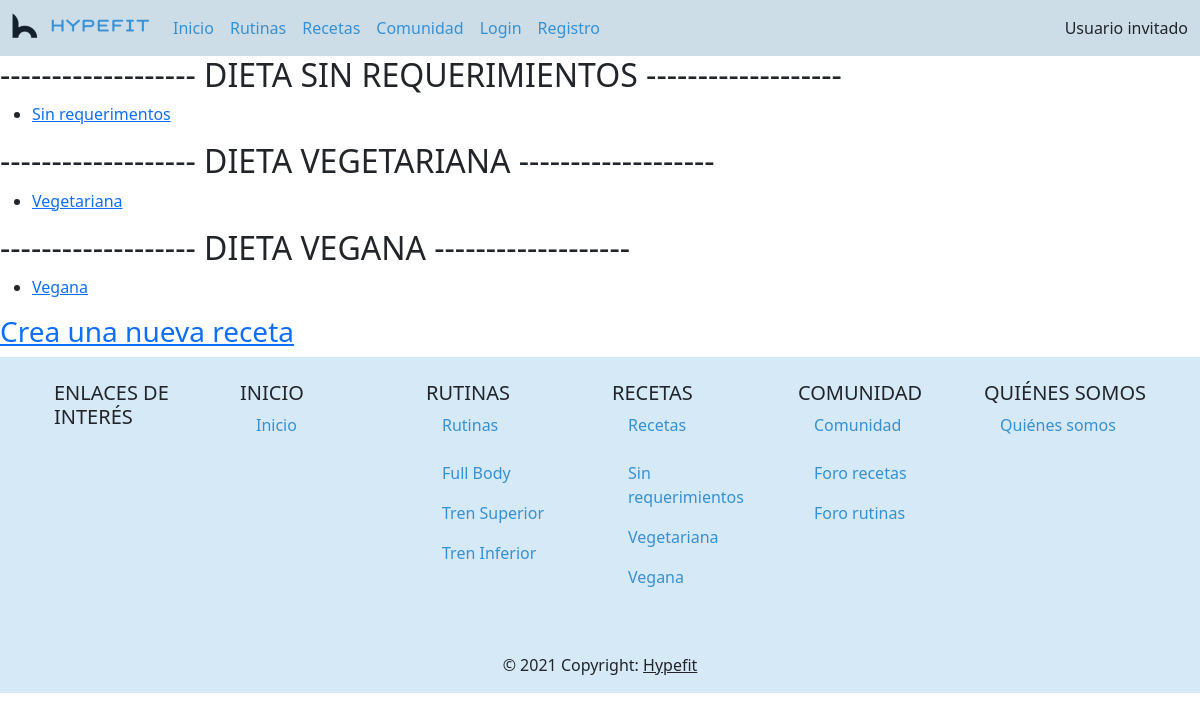
Page /recetas.php on the earlier database version.
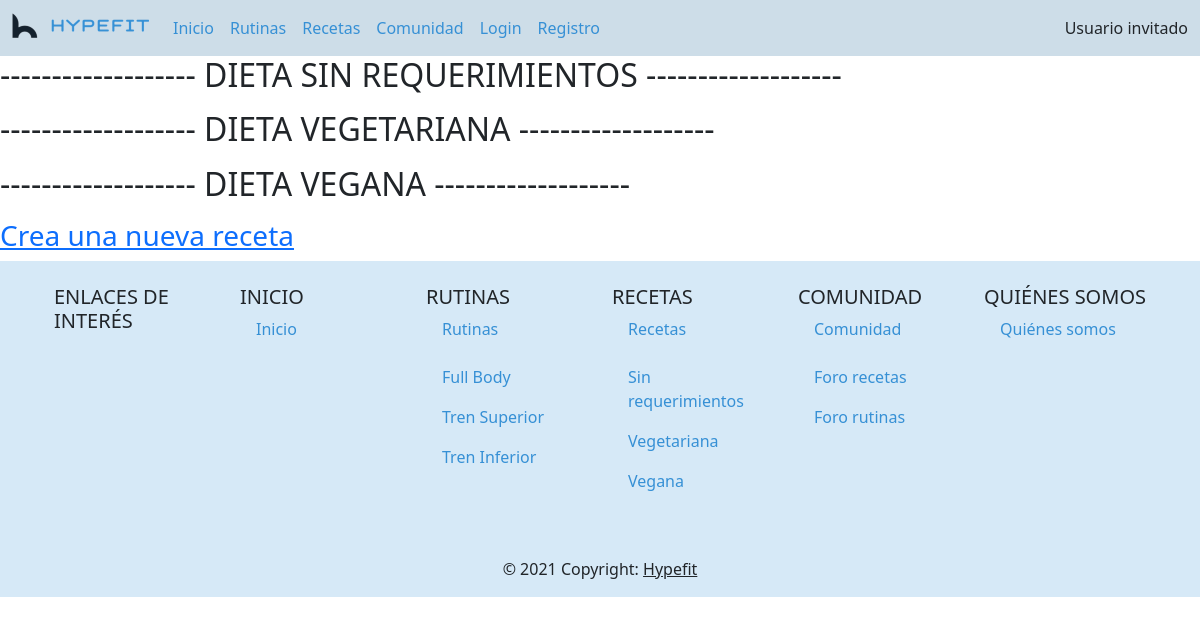
Same page on the later database version.
### tables this page shows
CREATE TABLE `recetas` (
  `id` int(11) NOT NULL,
  `idNutricionista` int(11) NOT NULL,
  `receta` text NOT NULL,
  `categoria` enum('normal','vegana','vegetariana','') NOT NULL,
  `imagen` varchar(100) NOT NULL
);

### includes/config.php (called while the page is built, shortened)
<?php
spl_autoload_register(function ($class) {
    $prefix = "hypefit";
    $base_dir = __DIR__;
    $len = strlen($prefix);
    $relative_class = substr($class, $len);
    $file = $base_dir . str_replace('\\', '/', $relative_class) . '.php';
});

### includes/DAO/DAO.php (called while the page is built, shortened)
<?php
class DAO
{
    protected function select($sql) {
        if($sql != ""){
            $conn = Aplicacion::getSingleton()->conexionBd();
            $consulta = $conn->query($sql) or die ($conn->error. " en la línea ".(__LINE__-1));
            $tablaDatos = array();
            while ($fila = mysqli_fetch_assoc($consulta)){
                array_push($tablaDatos, $fila);
            }
            return $tablaDatos;
        } else {
            return 0;
        }
    }
    protected function limpiarString($string): string {
        $conn = Aplicacion::getSingleton()->conexionBd();
        return $conn->real_escape_string($string);
    }
}

### includes/DAO/RecetaDAO.php (called while the page is built, shortened)
<?php
class RecetaDAO extends DAO {
    public function getRecetasPorCategoria($categoria): array {
        $categoria_limpia = $this->limpiarString($categoria);
        $query = "SELECT * from Recetas where categoria = '$categoria_limpia'";
        $filas = $this->select($query);
        $array_recetas = array();
        foreach ($filas as $fila) {
            array_push($array_recetas, $this->crearObjetoReceta($fila));
        }
        return $array_recetas;
    }
    private function crearObjetoReceta($fila): Receta {
        $receta = new Receta();
        $receta->setId($fila['id']);
        $receta->setIdNutricionista($fila['idNutricionista']);
        $receta->setReceta($fila['receta']);
        $receta->setCategoria($fila['categoria']);
        $receta->setTitulo($fila['titulo']);
        return $receta;
    }
}

### includes/TO/Receta.php (called while the page is built, shortened)
<?php
class Receta {
    private int $id = 0;
    private string $titulo = "";
    public function getTitulo(): string {
        return $this->titulo;
    }
    public function setTitulo(string $titulo): void {
        $this->titulo = $titulo;
    }
    public function getId(): int {
        return $this->id;
    }
    public function setId(int $id): void {
        $this->id = $id;
    }
}

### includes/funcionesRecetas.php (the view, shortened to what this page needs)
<?php
function crearListaRecetas($categoria): string {
    $dao = new RecetaDAO();
    $lista = $dao->getRecetasPorCategoria($categoria);
    $html = "<ul>";
    foreach($lista as $receta) {
        $html .= "<li> <a href='verReceta.php?id=" . $receta->getId() . "'>" . $receta->getTitulo() ."</a> </li>";
    }
    $html .= "</ul>";
    return $html;
}

### recetas.php (shortened to what this page needs)
<?php
require_once __DIR__ . '/includes/config.php';
require_once __DIR__ . '/includes/funcionesRecetas.php';
$contenidoPrincipal = "<h1> RECETAS </h1>";
$contenidoPrincipal .= "<h2> ------------------- DIETA SIN REQUERIMIENTOS ------------------- </h2>";
$contenidoPrincipal .= crearListaRecetas("normal");
$contenidoPrincipal .= "<h2> ------------------- DIETA VEGETARIANA ------------------- </h2>";
$contenidoPrincipal .= crearListaRecetas("vegetariana");
$contenidoPrincipal .= "<h2> ------------------- DIETA VEGANA ------------------- </h2>";
$contenidoPrincipal .= crearListaRecetas("vegana");
$contenidoPrincipal .= "<h3><a href='crearReceta.php'>Crea una nueva receta</a></h3>";
$contenidoPrincipal .= "</div>";
require __DIR__ . '/includes/comun/layout.php';

### includes/comun/layout.php (shortened to what this page needs)
<!DOCTYPE html>
<html lang="es">
<head>
    <link href="https://cdn.jsdelivr.net/npm/bootstrap@5.0.0/dist/css/bootstrap.min.css" rel="stylesheet"
>
    <link rel="stylesheet" type="text/css" href="<?= RUTA_CSS.'/estilob.css'?>" />
</head>
<body>
    <div id="contenedor">
        <?php
        require(__DIR__ . '/navBar.php');
        ?>
        <main>
            <article>
                <?= $contenidoPrincipal ?>
        <?php
        require(__DIR__.'/pie.php');
        ?>
</body>
</html>

### includes/comun/navBar.php (shortened to what this page needs)
<?php
require_once __DIR__.'/../funcionesUsuario.php';
require_once __DIR__.'/../config.php';
?>
<header>
<nav class="navbar navbar-expand-md fixed-top">
    <div class="container-fluid">
        <a class="navbar-brand" href="<?=RUTA_APP.'/index.php'?>">
            <img src="<?=RUTA_IMGS.'/logo.png'?>" alt="Inicio"
            class="d-inline-block align-top">
        </a>
        <div class="collapse navbar-collapse" id="toggleMobileMenu">
            <ul class="navbar-nav text-center me-auto mb-2 mb-lg-0">
                <li class="nav-item"><a class="nav-link" href="<?=RUTA_APP.'/index.php'?>">Inicio</a></li>
                <li class="nav-item"><a class="nav-link" href="<?=RUTA_APP.'/rutinas.php'?>">Rutinas</a></li>
                <li class="nav-item"><a class="nav-link" href="<?=RUTA_APP.'/recetas.php'?>">Recetas</a></li>
                <li class="nav-item"><a class="nav-link" href="<?=RUTA_APP.'/comunidad.php'?>">Comunidad</a></li>
                <?php echo saludo(); ?>
        </div>
    </div>
</nav>

### includes/funcionesUsuario.php (shortened to what this page needs)
<?php
require_once __DIR__.'/config.php';
function saludo(): string {
    $raizApp = RUTA_APP;
    if (isset($_SESSION["login"]) && ($_SESSION["login"]===true)) {
        $html = "<li class='nav-item'><a class='nav-link' href='${raizApp}/perfil.php'>Perfil</a></li>
                 <li class='nav-item'><a class='nav-link' href='${raizApp}/logout.php'>Salir</a></li>
                 </ul>
                 <span class='navbar-text'>Bienvenido, ${_SESSION['nombre']}</span>";
    } else {
        $html = "<li class='nav-item'><a class='nav-link' href='${raizApp}/login.php'>Login</a></li>
                 <li class='nav-item'><a class='nav-link' href='${raizApp}/registro.php'>Registro</a></li>
                 </ul>
                 <span class='navbar-text'>Usuario invitado</span>";
    }
    return $html;
}

### includes/comun/pie.php
<?php
require_once __DIR__.'/../funcionesUsuario.php';
require_once __DIR__.'/../config.php';
?>
<footer class="text-center text-lg-start" style="background-color: rgb(54,144,213,0.2);">
        <div class="container p-4">
            <div class="row">
                <div class="col-lg-2 col-md-12 mb-4 mb-md-0">
                    <h5 class="text-uppercase">ENLACES DE INTERÉS</h5>
                </div>
                <div class="col-lg-2 col-md-6 mb-4 mb-md-0">
                    <h5 class="text-uppercase mb-0">INICIO</h5>
                    <ul class="list-unstyled mb-0">
                        <li>
                            <a href="<?=RUTA_APP.'/index.php'?>" class="nav-link">Inicio</a>
                        </li>
                    </ul>
                </div>
                <div class="col-lg-2 col-md-6 mb-4 mb-md-0">
                    <h5 class="text-uppercase mb-0">RUTINAS</h5>
                    <ul class="list-unstyled">
                        <li class="mb-2">
                            <a href="<?=RUTA_APP.'/rutinas.php'?>" class="nav-link">Rutinas</a>
                        </li>
                        <li>
                            <a href="#fullBody" class="nav-link">Full Body</a>
                        </li>
                        <li>
                            <a href="#trenSup" class="nav-link">Tren Superior</a>
                        </li>
                        <li>
                            <a href="#trenInf" class="nav-link">Tren Inferior</a>
                        </li>
                    </ul>
                </div>
                <div class="col-lg-2 col-md-6 mb-4 mb-md-0">
                    <h5 class="text-uppercase mb-0">RECETAS</h5>
                    <ul class="list-unstyled">
                        <li class="mb-2">
                            <a href="<?=RUTA_APP.'/recetas.php'?>" class="nav-link">Recetas</a>
                        </li>
                        <li>
                            <a href="#!" class="nav-link">Sin requerimientos</a>
                        </li>
                        <li>
                            <a href="#!" class="nav-link">Vegetariana</a>
                        </li>
                        <li>
                            <a href="#!" class="nav-link">Vegana</a>
                        </li>
                    </ul>
                </div>
                <div class="col-lg-2 col-md-6 mb-4 mb-md-0">
                    <h5 class="text-uppercase mb-0">COMUNIDAD</h5>
                    <ul class="list-unstyled">
                        <li class="mb-2">
                            <a href="<?=RUTA_APP.'/comunidad.php'?>" class="nav-link">Comunidad</a>
                        </li>
                        <li>
                            <a href="#!" class="nav-link">Foro recetas</a>
                        </li>
                        <li>
                            <a href="#!" class="nav-link">Foro rutinas</a>
                        </li>
                    </ul>
                </div>
                <div class="col-lg-2 col-md-6 mb-4 mb-md-0">
                    <h5 class="text-uppercase mb-0">QUIÉNES SOMOS</h5>
                    <ul class="list-unstyled">
                        <li class="mb-2">
                            <a href="<?=RUTA_APP.'/quienesSomos.php'?>" class="nav-link">Quiénes somos</a>
                        </li>
                    </ul>
                </div>
            </div>
        </div>
  <div class="text-center p-3">
    © 2021 Copyright:
    <a class="text-dark text-center" href="<?=RUTA_APP.'/index.php'?>">Hypefit</a>
  </div>
</footer>

### css/estilob.css (style rules this page uses)
.navbar { background-color: #cddde8; }
.nav-link { color: #3690d5; }

Differences in the rows shown:
removed recetas: titulo "Sin requerimentos"
removed recetas: titulo "Vegetariana"
removed recetas: titulo "Vegana"
